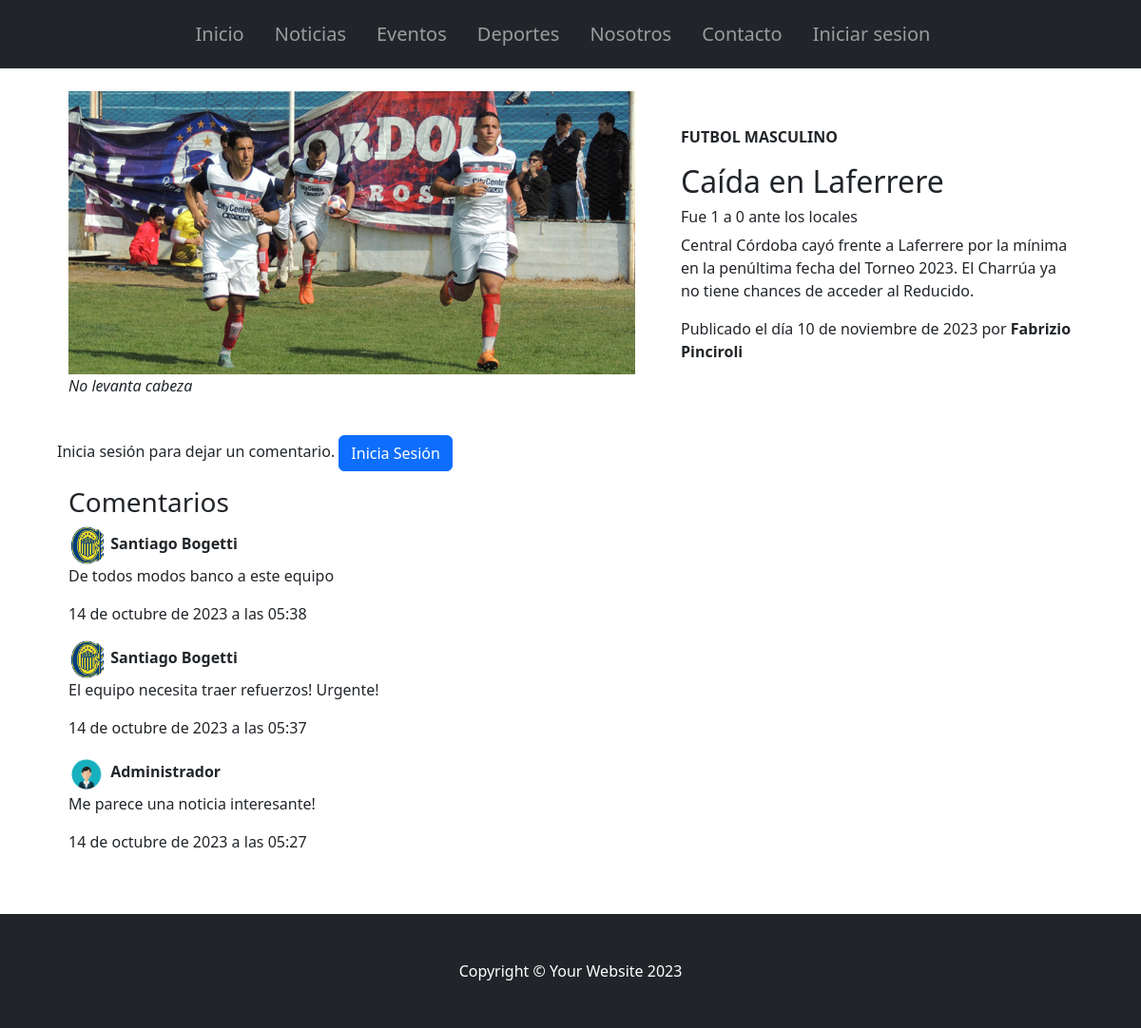
The page /AppClub/detallarNoticias/2/ on the database as committed earlier.
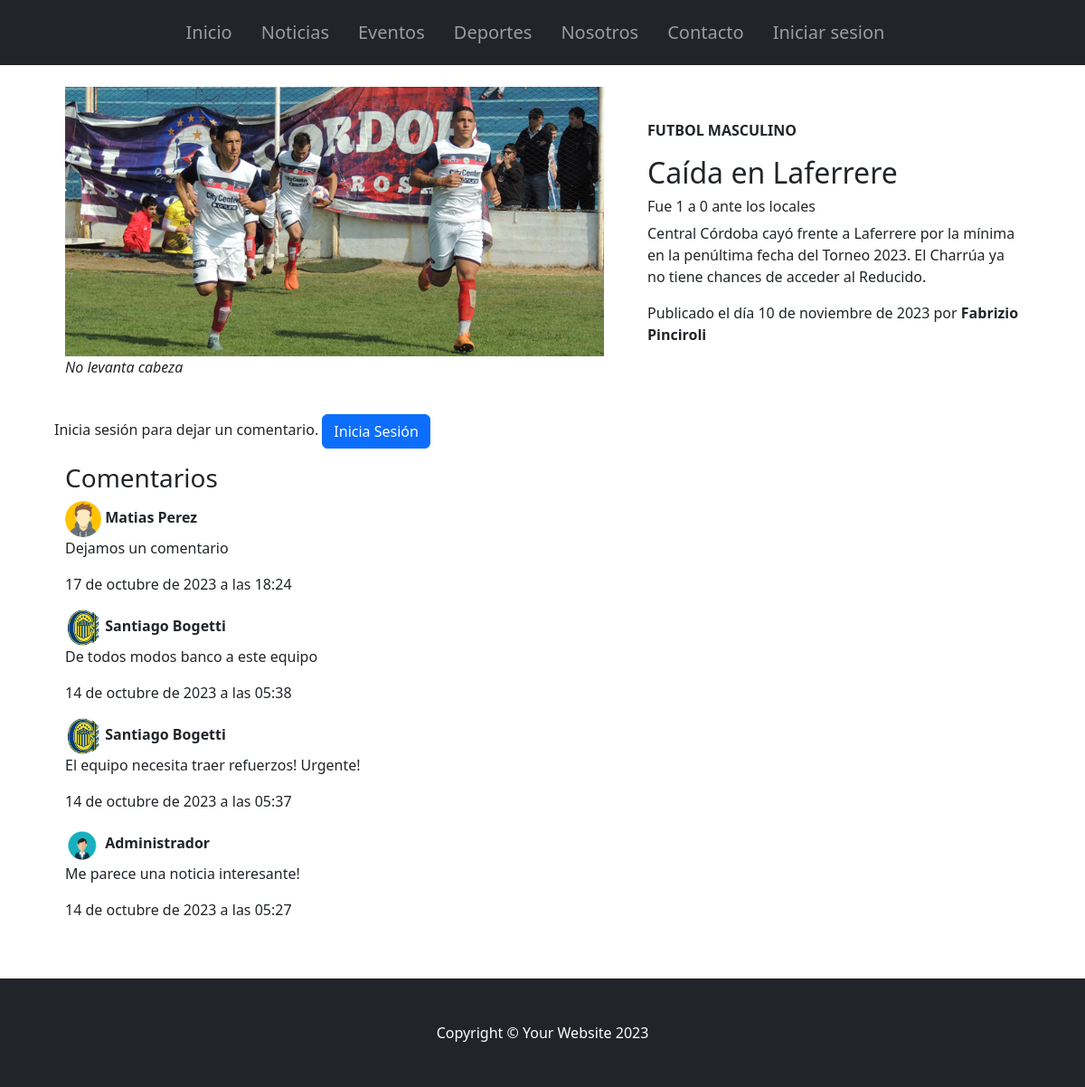
The same page on the database as committed later.
### AppClub/models.py (models this page shows, shortened)
class Noticia(models.Model):
    titulo = models.CharField(max_length=100)
    subtitulo = models.CharField(max_length=100)
    fecha = models.DateField()
    tema = models.CharField(max_length=100)
    desarrollo = models.TextField(max_length=600)
    imagen = models.ImageField(upload_to="noticias", null=True, blank=True)
    pie_de_foto = models.CharField(max_length=100)
    autor = models.CharField(max_length=100, null=True)

class Comentario(models.Model):
    from authentication.models import Perfil
    autor = models.ForeignKey(Perfil, on_delete=models.CASCADE)
    noticia = models.ForeignKey(Noticia, on_delete=models.CASCADE)
    comentario = models.TextField()
    fecha = models.DateTimeField(auto_now_add=True)
    class Meta:
        ordering = ["-fecha"]

### authentication/models.py (models this page shows, shortened)
class Perfil(AbstractUser):
    fecha_nacimiento = models.DateField(
        null=True,
        blank=True,
        help_text="Formato DD/MM/AAAA.",
    )
    telefono = models.CharField(max_length=15, null=True)
    domicilio = models.CharField(max_length=25, null=True)
    evento = models.ForeignKey(Evento, on_delete=models.SET_NULL, blank=True, null=True)
    deporte = models.ForeignKey(
        Deporte, on_delete=models.SET_NULL, blank=True, null=True
    )
    avatar = models.ImageField(upload_to="avatares/", null=True, blank=True)
    USERNAME_FIELD = "username"
    REQUIRED_FIELDS = ["email", "nombre", "apellido"]
    class Meta:
        verbose_name_plural = "Perfiles de Usuario"

### AppClub/views.py (the view)
# urls.py: path("detallarNoticias/<pk>/", NoticiaDetail.as_view(), name="detallarNoticias"),
class NoticiaDetail(DetailView):
    model = Noticia
    template_name = "noticia_detail.html"
    context_object_name = "noticia"
    def get_context_data(self, **kwargs):
        context = super().get_context_data(**kwargs)
        context["comentarios"] = Comentario.objects.filter(noticia=self.object)
        context["comentario_form"] = ComentarioForm()  # Agrega esta línea
        return context

### AppClub/templates/noticia_detail.html
{% extends 'padre.html' %}
{% load static %}
{% block ContenidoQueCambia %}
<div class="row mt-4 px-4 px-lg-5 gx-4 gx-lg-5 align-items-center mx-auto my-5">
    <div class="col-lg-7">
        {% if noticia.imagen %}
        <img src="{{ noticia.imagen.url }}" alt="Imagen de Noticia" class="img-fluid w-100 h-auto">
        {% endif %}
        <br>
        <p><em>{{noticia.pie_de_foto}}</em></p>
    </div>
    <div class="col-lg-5">
        <p><strong style="text-transform: uppercase;">{{noticia.tema}}</strong></p>
        <h2 class="font-weight-light">{{noticia.titulo}}</h2>
        <h6>{{noticia.subtitulo}}</h6>
        <p>{{noticia.desarrollo}}</p>
        <p>Publicado el día {{noticia.fecha}} por <strong>{{noticia.autor}}</strong> </p>
    </div>
 {% if user.is_authenticated %}
      <div class="row mt-4">
        <div class="col-md-8">
          <h2>Deja un comentario</h2>
          <form method="post" action="{% url 'CrearComentario' noticia.id %}">
    {% csrf_token %}
    {{ comentario_form.as_p }}
    <button type="submit" class="btn btn-primary btn-block">Comentar</button>
</form>
        </div>
      </div>
    {% else %}
      <div class="row mt-4">
        <div class="col-md-8">
        <p>Inicia sesión para dejar un comentario. <a class="btn btn-primary btn-block" href="{% url 'login' %}">Inicia Sesión</a></p>
        </div>
      </div>
    {% endif %}
    <h3>Comentarios</h3>
    {% for comentario in noticia.comentario_set.all %}
       <div class="comentario">
       {% if comentario.autor.avatar %}
        <img src="{{ comentario.autor.avatar.url }}"style="width: 40px; height: 40px; object-fit: cover; border-radius: 50%;" alt="Avatar" class="avatar-img">
        {% else %}
        <img src="{% static 'default_avatar.png' %}" style="width: 40px; height: 40px; object-fit: cover; border-radius: 50%;"height='50px' alt="Avatar por defecto" class="avatar-img">
        {% endif %}
           <strong>{{ comentario.autor.first_name }} {{ comentario.autor.last_name }}</strong>
           <p>{{ comentario.comentario }}</p>
           <p class="fecha">{{ comentario.fecha }}</p>
       </div>
    {% endfor %}
</div>
{% endblock ContenidoQueCambia %}

### AppClub/templates/padre.html (shortened to what this page needs)
<!DOCTYPE html>
<html lang="en">
{% load static %}
<head>
    <link href="{% static 'css/styles.css' %}" rel="stylesheet" />
</head>
<body>
    {% include 'navbar.html' %}
        {% block ContenidoQueCambia %}
        {% endblock ContenidoQueCambia %}
    <footer class="py-5 bg-dark d-flex">
        <div class="container px-4 px-lg-5">
            <p class="m-0 text-center text-white">Copyright &copy; Your Website 2023</p>
        </div>
    </footer>
</body>
</html>

### AppClub/templates/navbar.html (shortened to what this page needs)
{% load static %}
        <nav class="navbar navbar-expand-lg navbar-dark bg-dark ">
            <div class="container px-5">
                <div class="collapse navbar-collapse" id="navbarSupportedContent">
                    <ul class="navbar-nav mx-auto mb-2 mb-lg-0">
                        <li class="navbar-brand"><a class="nav-link" href="{% url 'Inicio' %}">Inicio</a>
                        <li class="navbar-brand"><a class="nav-link" href="{% url 'listarNoticias' %}">Noticias</a>
                        <li class="navbar-brand"><a class="nav-link" href="{% url 'listarEventos' %}">Eventos</a>
                        <li class="navbar-brand"><a class="nav-link" href="{% url 'listarDeportes' %}">Deportes</a>
                        <li class="navbar-brand"><a class="nav-link" href="{% url 'about_us' %}">Nosotros</a>
                        <li class="navbar-brand"><a class="nav-link" href="{% url 'contacto' %}">Contacto</a>
                        {% if user.is_authenticated %}
                        {% if user.avatar %}
                        <li> <img src="{{ user.avatar.url }}" alt="{{ user.username }} Avatar" style="width: 50px; height: 50px; object-fit: cover; border-radius: 50%;">
                        </li>
                        {% else %}
                        <li><img src="{% static 'default_avatar.png' %}" style="width: 50px; height: 50px; object-fit: cover; border-radius: 50%;" alt="Avatar por defecto"></li>
                        {% endif %}
                        <li class="navbar-brand"><a class="nav-link" href="{% url 'profile' %}">Mi Perfil</a>
                        <li class="navbar-brand"><a class="nav-link" href="{% url 'logout' %}">Cerrar sesion</a>
                        {% else %}
                        <li class="navbar-brand"><a class="nav-link" href="{% url 'login' %}">Iniciar sesion</a>
                        {% endif %}
                    </ul>
                </div>
            </div>
        </nav>

Rows that differ between the two databases and show on the page:
added Comentario: autor.avatar (picture), autor.first_name "Matias", autor.last_name "Perez", comentario "Dejamos un comentario", fecha "17 de octubre de 2023 a las 18:24"
